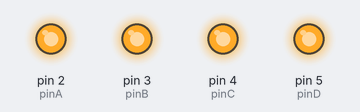
This program was run on a simulated Arduino Nano, built with avr-gcc and run on an emulated ATmega328P. On the bench: output pins drawn as LEDs (lit = HIGH).

Above: at 0.1 s.
Timing chart, 0 to 1.6 s (numbered marks = the images above):
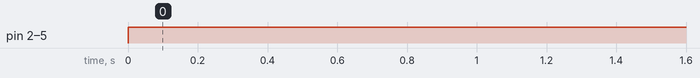

Measured:
- by itself, pin 2 (pinA), pin 3 (pinB), pin 4 (pinC), pin 5 (pinD): LOW → HIGH at 0.00 s

The program:

main.cpp
```cpp
#include <Arduino.h>

// Define the pins
const int pinA = 2;
const int pinB = 3;
const int pinC = 4;
const int pinD = 5;

void setup()
{
  // Initialize the pins as output
  pinMode(pinA, OUTPUT);
  pinMode(pinB, OUTPUT);
  pinMode(pinC, OUTPUT);
  pinMode(pinD, OUTPUT);
}

void setMelody(char pinAValue, char pinBValue, char pinCValue, char pinDValue)
{
  digitalWrite(pinA, pinAValue);
  digitalWrite(pinB, pinBValue);
  digitalWrite(pinC, pinCValue);
  digitalWrite(pinD, pinDValue);
}

void loop()
{
  // Play a melody by sending a combination of signals
  setMelody(HIGH, HIGH, HIGH, HIGH);

  // Wait for the melody to finish before sending the next combination
  delay(10000); // 10 seconds delay. Adjust this according to the length of your melody
}
```
